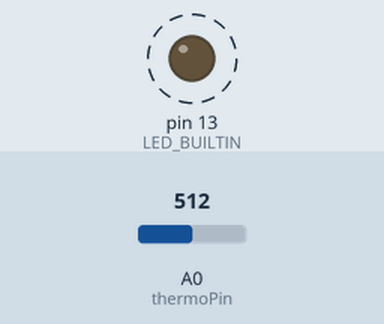
Recording of a sketch running on a simulated Arduino Uno, built with avr-gcc and run on an emulated ATmega328P. Shown: output pins drawn as LEDs (lit = HIGH). Dashed ring = blinking. The test bench sets the inputs (shaded band); at power-on: A0 (thermoPin) = 512. What the sketch prints to the serial monitor is not drawn.

Above: at 0.5 s.
Timing chart, 0 to 4.6 s (numbered marks = the images above):
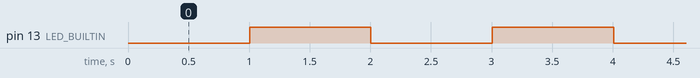

Measured:
- by itself, pin 13 (LED_BUILTIN): alternates HIGH for 1.0 s and LOW for 1.0 s

The sketch:

thermistor.ino
```cpp
#include "thermo.h"

#define BAUD 9600

const uint8_t thermoPin = A0;

uint32_t thermoClk = millis();
const uint32_t thermoPer = 10;

uint32_t ledClk = millis();
const uint32_t ledPer = 1000;

void setup()
{
#ifdef BAUD
  Serial.begin(BAUD);
#endif

  pinMode(LED_BUILTIN, OUTPUT);
  pinMode(thermoPin, INPUT);
}

void loop()
{
  int16_t thermoVal;

  if (millis() - thermoClk >= thermoPer)
  {
    thermoVal = checkTemp(thermoPin);
    updateClk(&thermoClk, millis());
  }

  flashOnBoardLed(&ledClk, ledPer, LED_BUILTIN, millis());

#ifdef BAUD
  Serial.println(thermoVal);
#endif
}
```

thermo.cpp
```cpp

```

thermo.h
```cpp
#ifndef THERMO_H
#define THERMO_H

int checkTemp(uint8_t pin)
{
  return analogRead(pin);
}

void updateClk(uint32_t *pClk, uint32_t milliSecs)
{
  *pClk = milliSecs;
}

void flashOnBoardLed(uint32_t *pClk, uint32_t per, uint8_t pin,
                     uint32_t milliSecs)
{
  if (milliSecs - *pClk >= per)
  {
    digitalWrite(pin, !digitalRead(pin));
    *pClk = milliSecs;
  }
}
#endif
```
